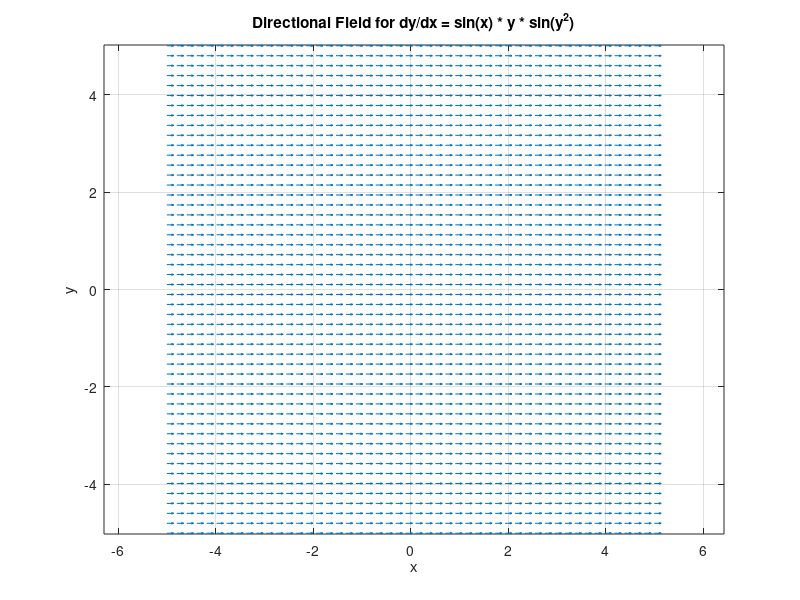

Here is the MATLAB script that generated this plot:
% Define the differential equation dy/dx = sin(x) * sin(y^2)
f = @(x, y) sin(x) * y * sin(y^2);  % Updated function dy/dx = sin(x) * sin(y^2)

% Set the domain for the directional field
xrange = linspace(-5, 5, 50);  % 20 points from -10 to 10
yrange = linspace(-5, 5, 50);

% Create a grid of x and y values
[X, Y] = meshgrid(xrange, yrange);

% Compute the slope at each grid point
U = ones(size(X));  % Unit length for the x-component of the arrow
V = f(X, Y);        % Compute the y-component based on the differential equation

% Normalize the arrows for uniform arrow size
N = sqrt(U.^2 + V.^2);  % Magnitude of each vector
U = U ./ N;  % Normalize x-component
V = V ./ N;  % Normalize y-component

% Plot the directional field using the quiver function
quiver(X, Y, U, V, 0.5);  % Arrow scaling factor to avoid overlap
axis tight;
axis equal;
xlabel('x');
ylabel('y');
title('Directional Field for dy/dx = sin(x) * y * sin(y^2)');

% Enhance display
grid on;  % Add a grid
